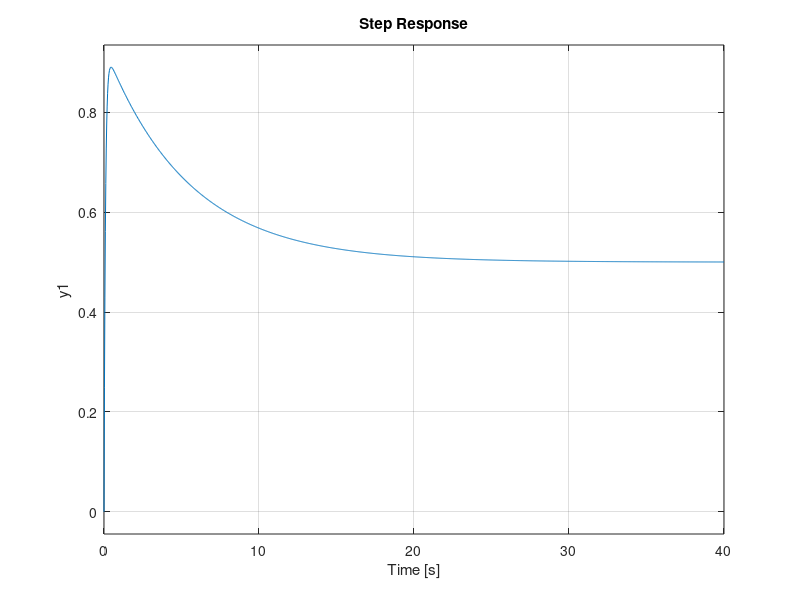

Recreate this plot in MATLAB.
clear all;
close all;
clc;

w = 1;
E = 0.5;

%Without zero,
numerator = w^2;
denominator = [1,2*E*w,w^2];
sys=tf(numerator,denominator);
sys=sys/(1+sys);
subplot(6,1,1);
step(sys);

%With zero
T=[0,1,3,6,10];
for i=1:5
    numerator=[T(i)*w^2, w^2];
    denominator = [1,2*E*w,w^2];
    sys=tf(numerator,denominator);
    sys=sys/(1+sys);
    subplot(6,1,i+1);
    step(sys);
end
